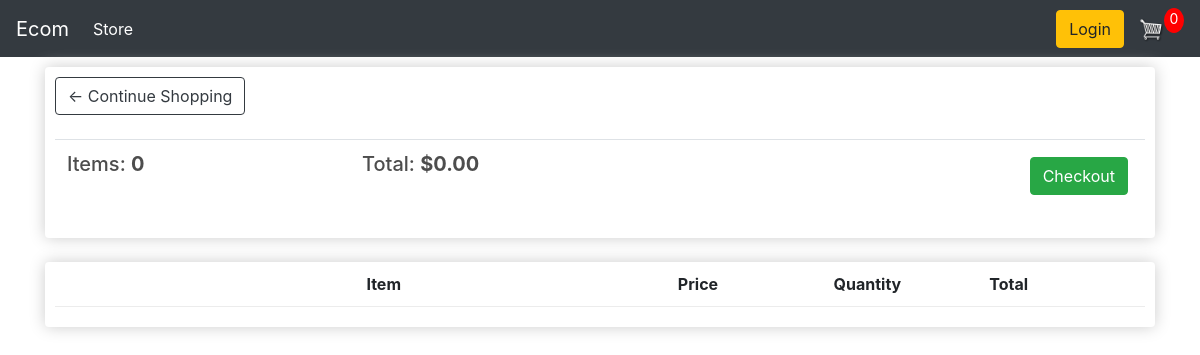
/cart/ (signed in), run on an earlier commit of the app's database.
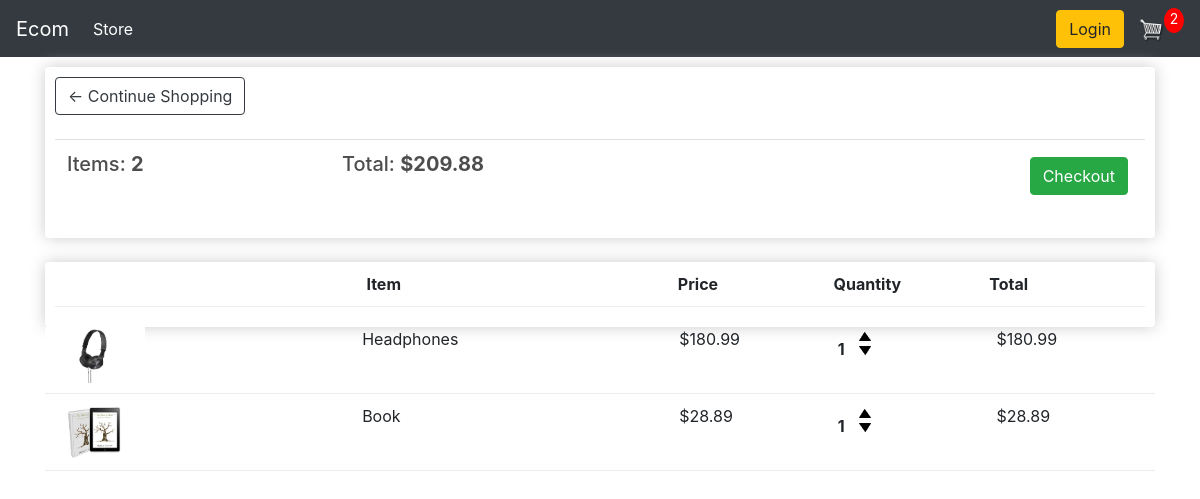
And on a later commit of the database.
### store/models.py (models this page shows, shortened)
class Order(models.Model):
    customer = models.ForeignKey(Customer, on_delete=models.SET_NULL, blank=True, null=True)
    date_ordered = models.DateTimeField(auto_now_add=True)
    complete = models.BooleanField(default=False, null=True, blank=False)
    transaction_id = models.CharField(max_length=200, null=True)
    @property
    def get_cart_total(self):
        orderitems = self.orderitem_set.all()
        total = sum([item.get_total for item in orderitems])
        return total
    @property
    def get_cart_items(self):
        orderitems = self.orderitem_set.all()
        total = sum([item.quantity for item in orderitems])
        return total

class OrderItem(models.Model):
    product = models.ForeignKey(Product, on_delete=models.SET_NULL, blank=True, null=True)
    order = models.ForeignKey(Order, on_delete=models.SET_NULL, blank=True, null=True)
    quantity = models.IntegerField(default=0, null=True, blank=True)
    date_added = models.DateTimeField(auto_now_add=True)
    @property
    def get_total(self):
        total = self.product.price * self.quantity
        return total

class Product(models.Model):
    name = models.CharField(max_length=200, null=True)
    price = models.FloatField()
    digital = models.BooleanField(default=False, null=True, blank=False)
    image = models.ImageField(null=True, blank=True)
    @property
    def imageURL(self):
        try:
            url = self.image.url
        except:
            url = ''
        return url

### store/views.py (the view)
# urls.py: path('cart/',views.cart, name="cart"),
def cart(request):
    if request.user.is_authenticated:
        customer = request.user.customer
        order, created = Order.objects.get_or_create(customer=customer, complete=False)
        items = order.orderitem_set.all()
        cartItems = order.get_cart_items
    else:
        items = []
        order = {'get_cart_total':0, 'get_cart_items':0}
        cartItems = order['get_cart_items']
    context = {'items':items, 'order':order, 'cartItems':cartItems}
    return render(request, 'store/cart.html', context)

### store/templates/store/cart.html
{% extends 'store/main.html' %}
{% load static %}
{% block content %}
    <div class="row">
        <div class="col-lg-12">
            <div class="box-element">
                <a class="btn btn-outline-dark" href="{% url 'store' %}">&#x2190; Continue Shopping</a>
                <br>
                <br>
                <table class="table">
                    <tr>
                        <th><h5>Items: <strong>{{order.get_cart_items}}</strong></h5></th>
                        <th><h5>Total: <strong>${{order.get_cart_total|floatformat:2}}</strong></h5></th>
                        <th>
                            <a style="float:right; margin:5px" class="btn btn-success" href="{% url 'checkout' %}">Checkout</a>
                        </th>
                    </tr>
                </table>
            </div>
            <br>
            <div class="box-element">
                <div class="cart-row">
                    <div style="flex:2"></div>
                    <div style="flex:2"><strong>Item</strong></div>
                    <div style="flex:1"><strong>Price</strong></div>
                    <div style="flex:1"><strong>Quantity</strong></div>
                    <div style="flex:1"><strong>Total</strong></div>
                </div>
            </div>
            {% for item in items %}
            <div class="cart-row">
                <div style="flex:2"><img class="row-image" src="{{item.product.imageURL}}"></div>
                <div style="flex:2">{{item.product.name}}</div>
                <div style="flex:1">${{item.product.price|floatformat:2}}</div>
                <div style="flex:1">
                    <p class="quantity">{{item.quantity}}</p>
                    <div class="quantity">
                        <img data-product="{{item.product.id}}" data-action="add"  class="chg-quantity update-cart" src="{% static  'images/arrow-up.png' %}">
                        <img data-product="{{item.product.id}}" data-action="remove" class="chg-quantity update-cart" src="{% static  'images/arrow-down.png' %}">
                    </div>
                </div>
                    <div style="flex:1">${{item.get_total}}</div>
            </div>
            {% endfor %}
        </div>
    </div>
{% endblock content %}

### store/templates/store/main.html (shortened to what this page needs)
<!DOCTYPE html>
{% load static %}
<html>
    <head>
          <link rel="stylesheet" href="{% static 'css/main.css' %}" />
          <link rel="stylesheet" href="https://stackpath.bootstrapcdn.com/bootstrap/4.4.1/css/bootstrap.min.css">
    </head>
<body>
    <nav class="navbar navbar-expand-lg navbar-dark bg-dark">
        <a class="navbar-brand" href="{% url 'store' %}">Ecom</a>
        <div class="collapse navbar-collapse" id="navbarSupportedContent">
          <ul class="navbar-nav mr-auto">
            <li class="nav-item active">
              <a class="nav-link" href="{% url 'store' %}">Store <span class="sr-only">(current)</span></a>
            </li>
          </ul>
          <div class="form-inline my-2 my-lg-0">
            <a href="#"class="btn btn-warning">Login</a>
            <a href="{% url 'cart' %}">
               <img  id="cart-icon" src="{% static 'images/cart.png' %}">
           </a>
           <p id="cart-total">{{cartItems}}</p>
        </div>
      </nav>
    <div class="container">
        {% block content %}
        {% endblock content %}
    </div>
</body>
</html>

### static/css/main.css (style rules this page uses)
body { background-color: hsl(0, 0%, 98%); }
h1,h2,h3,h4,h5,h6 { color:hsl(0, 0%, 30%); }
.box-element { box-shadow:hsl(0, 0%, 80%) 0 0 16px; background-color: #fff; border-radius: 4px; padding: 10px; }
.bg-dark { background-color: #4f868c!important; }
#cart-icon { width:25px; display: inline-block; margin-left: 15px; }
#cart-total { display: block; text-align: center; color:#fff; background-color: red; width: 20px; height: 25px; border-radius: 50%; font-size: 14px; }
.col-lg-4, .col-lg-6, .col-lg-8, .col-lg-12 { margin-top: 10px; }
.btn { border-radius: 0; }
.row-image { width: 100px; }
.cart-row { display: flex; align-items: flex-stretch; padding-bottom: 10px; margin-bottom: 10px; border-bottom: 1px solid #ececec; }
.quantity { display: inline-block; font-weight: 700; padding-right:10px; }
.chg-quantity { width: 12px; cursor: pointer; display: block; margin-top: 5px; transition:.1s; }

What changed in the data, as far as the page shows it:
computed for Order: get_cart_items "0" → "2"; get_cart_total "0.00" → "209.88"
added OrderItem: product.imageURL (picture), product.name "Headphones", product.price "180.99", quantity "1", get_total "180.99"
added OrderItem: product.imageURL (picture), product.name "Book", product.price "28.89", quantity "1", get_total "28.89"
Also different on the page:
{{ cartItems }}: "0" → "2"
